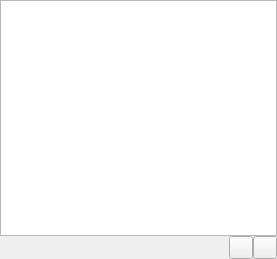
<?xml version="1.0" encoding="UTF-8"?>
<ui version="4.0">
 <class>StreamsPage</class>
 <widget class="QWidget" name="StreamsPage">
  <property name="geometry">
   <rect>
    <x>0</x>
    <y>0</y>
    <width>277</width>
    <height>259</height>
   </rect>
  </property>
  <layout class="QVBoxLayout" name="vlayout">
   <property name="spacing">
    <number>0</number>
   </property>
   <property name="margin">
    <number>0</number>
   </property>
   <item>
    <widget class="QStackedWidget" name="viewStack">
     <property name="currentIndex">
      <number>0</number>
     </property>
     <widget class="ItemView" name="view"/>
     <widget class="ItemView" name="searchView"/>
    </widget>
   </item>
   <item>
    <layout class="QHBoxLayout" name="hlayout">
     <property name="spacing">
      <number>0</number>
     </property>
     <property name="margin">
      <number>0</number>
     </property>
     <item>
      <widget class="ServiceStatusLabel" name="diStatusLabel"/>
     </item>
     <item>
      <spacer name="horizontalSpacer">
       <property name="orientation">
        <enum>Qt::Horizontal</enum>
       </property>
       <property name="sizeHint" stdset="0">
        <size>
         <width>16</width>
         <height>20</height>
        </size>
       </property>
      </spacer>
     </item>
     <item>
      <widget class="SizeWidget" name="sizeWidget"/>
     </item>
     <item>
      <widget class="MenuButton" name="menuButton"/>
     </item>
     <item>
      <widget class="ToolButton" name="replacePlayQueue"/>
     </item>
    </layout>
   </item>
  </layout>
 </widget>
 <customwidgets>
  <customwidget>
   <class>ItemView</class>
   <extends>QTreeView</extends>
   <header>widgets/itemview.h</header>
  </customwidget>
  <customwidget>
   <class>MenuButton</class>
   <extends>QToolButton</extends>
   <header>widgets/menubutton.h</header>
  </customwidget>
  <customwidget>
   <class>ToolButton</class>
   <extends>QToolButton</extends>
   <header>widgets/toolbutton.h</header>
  </customwidget>
  <customwidget>
   <class>SizeWidget</class>
   <extends>QWidget</extends>
   <header>widgets/sizewidget.h</header>
  </customwidget>
  <customwidget>
   <class>ServiceStatusLabel</class>
   <extends>QLabel</extends>
   <header>widgets/servicestatuslabel.h</header>
  </customwidget>
 </customwidgets>
 <resources/>
 <connections/>
</ui>
